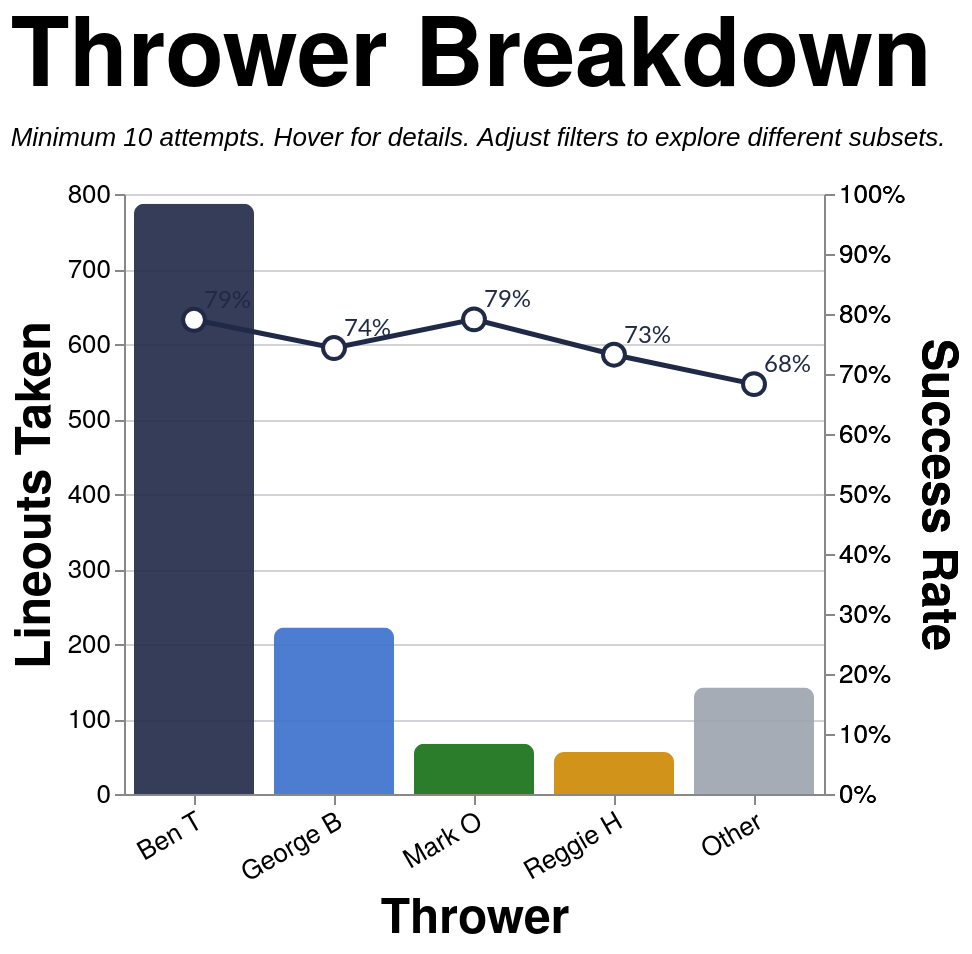

Here is the Vega-Lite specification saved for this chart:
### Vega-Lite specification from a JSON file in a GitHub repository (floating-point values rounded to 4 significant figures; data arrays with more than 128 entries replaced by an {"elided": "..."} marker saying what was removed)
{"config": {"axis": {"labelFont": "PT Sans Narrow, Helvetica Neue, Helvetica, Arial, sans-serif", "titleFont": "PT Sans Narrow, Helvetica Neue, Helvetica, Arial, sans-serif", "labelFontSize": 13, "titleFontSize": 24, "gridColor": "#202947", "gridOpacity": 0.2, "zindex": 1}, "text": {"font": "Lato, sans-serif"}, "bar": {"cornerRadiusEnd": 5}, "header": {"labelFont": "PT Sans Narrow, Helvetica Neue, Helvetica, Arial, sans-serif", "titleFont": "PT Sans Narrow, Helvetica Neue, Helvetica, Arial, sans-serif", "labelFontSize": 24, "titleFontSize": 28, "labelFontWeight": "bold", "orient": "left"}, "legend": {"labelFont": "PT Sans Narrow, Helvetica Neue, Helvetica, Arial, sans-serif", "titleFont": "PT Sans Narrow, Helvetica Neue, Helvetica, Arial, sans-serif", "labelFontSize": 14, "titleFontSize": 16, "titlePadding": 5, "fillColor": "white", "strokeColor": "black", "padding": 10, "titleFontWeight": "lighter", "titleFontStyle": "italic", "titleColor": "gray", "offset": 10}, "title": {"font": "PT Sans Narrow, Helvetica Neue, Helvetica, Arial, sans-serif", "fontSize": 48, "fontWeight": "bold", "anchor": "start", "align": "center", "titlePadding": 20, "subtitlePadding": 10, "subtitleFontSize": 13, "subtitleColor": "", "subtitleFontStyle": "italic", "offset": 15, "color": "black"}, "axisX": {"labelAngle": 0}, "facet": {"title": null, "header": null, "align": {"row": "each", "column": "each"}}, "resolve": {"scale": {"y": "independent", "facet": "independent"}}, "background": "transparent", "scale": {"offsetBandPaddingOuter": 0.2, "offsetBandPaddingInner": 0.1}, "view": {"stroke": null, "background": "transparent"}}, "layer": [{"mark": {"type": "bar", "opacity": 0.9, "size": 60}, "encoding": {"color": {"field": "thrower_tier", "legend": null, "scale": {"domain": ["Ben T", "George B", "Mark O", "Reggie H", "Other"], "range": ["#202946", "#3a6fcc", "#146f14", "#cc8800", "#9ca3af"]}, "type": "nominal"}, "stroke": {"value": "transparent"}, "tooltip": [{"field": "thrower_tier_name", "title": "Thrower", "type": "nominal"}, {"field": "attempts", "format": ",.0f", "title": "Attempts", "type": "quantitative"}, {"field": "won", "format": ",.0f", "title": "Won", "type": "quantitative"}, {"field": "success_rate", "format": ".1%", "title": "Success Rate", "type": "quantitative"}], "x": {"axis": {"labelAngle": -30}, "field": "thrower_tier", "sort": ["Ben T", "George B", "Mark O", "Reggie H", "Other"], "title": "Thrower", "type": "nominal"}, "y": {"field": "attempts", "title": "Lineouts Taken", "type": "quantitative"}}, "transform": [{"filter": "(loSquad == 'All' || datum.squad == loSquad) && (loSeason == 'All' || datum.season == loSeason) && (loGameType == 'All' || (loGameType == 'League + Cup' && (datum.game_type == 'League' || datum.game_type == 'Cup')) || (loGameType == 'League only' && datum.game_type == 'League') || datum.game_type == loGameType) && (loThrower == 'All' || datum.thrower == loThrower) && (loJumper == 'All' || datum.jumper == loJumper) && (loArea == 'All' || datum.area == loArea) && (loNumbers == 'All' || datum.numbers == loNumbers)"}, {"aggregate": [{"op": "count", "as": "attempts"}, {"op": "sum", "field": "won", "as": "won"}], "groupby": ["thrower_tier", "thrower_tier_name"]}, {"calculate": "datum.won / datum.attempts", "as": "success_rate"}]}, {"mark": {"type": "line", "point": {"fill": "white", "filled": false, "size": 120, "stroke": "#202946"}, "stroke": "#202946", "strokeWidth": 2.5}, "encoding": {"tooltip": [{"field": "thrower_tier_name", "title": "Thrower", "type": "nominal"}, {"field": "attempts", "format": ",.0f", "title": "Attempts", "type": "quantitative"}, {"field": "won", "format": ",.0f", "title": "Won", "type": "quantitative"}, {"field": "success_rate", "format": ".1%", "title": "Success Rate", "type": "quantitative"}], "x": {"axis": {"labelAngle": -30}, "field": "thrower_tier", "sort": ["Ben T", "George B", "Mark O", "Reggie H", "Other"], "title": "Thrower", "type": "nominal"}, "y": {"axis": {"format": "%", "orient": "right"}, "field": "success_rate", "scale": {"domain": [0, 1]}, "title": "Success Rate", "type": "quantitative"}}, "transform": [{"filter": "(loSquad == 'All' || datum.squad == loSquad) && (loSeason == 'All' || datum.season == loSeason) && (loGameType == 'All' || (loGameType == 'League + Cup' && (datum.game_type == 'League' || datum.game_type == 'Cup')) || (loGameType == 'League only' && datum.game_type == 'League') || datum.game_type == loGameType) && (loThrower == 'All' || datum.thrower == loThrower) && (loJumper == 'All' || datum.jumper == loJumper) && (loArea == 'All' || datum.area == loArea) && (loNumbers == 'All' || datum.numbers == loNumbers)"}, {"aggregate": [{"op": "count", "as": "attempts"}, {"op": "sum", "field": "won", "as": "won"}], "groupby": ["thrower_tier", "thrower_tier_name"]}, {"calculate": "datum.won / datum.attempts", "as": "success_rate"}]}, {"mark": {"type": "text", "align": "left", "baseline": "middle", "color": "#202946", "dx": 5, "dy": -10, "fontSize": 12}, "encoding": {"text": {"field": "success_rate", "format": ".0%", "type": "quantitative"}, "x": {"axis": {"labelAngle": -30}, "field": "thrower_tier", "sort": ["Ben T", "George B", "Mark O", "Reggie H", "Other"], "title": "Thrower", "type": "nominal"}, "y": {"axis": {"format": "%", "orient": "right"}, "field": "success_rate", "scale": {"domain": [0, 1]}, "title": "Success Rate", "type": "quantitative"}}, "transform": [{"filter": "(loSquad == 'All' || datum.squad == loSquad) && (loSeason == 'All' || datum.season == loSeason) && (loGameType == 'All' || (loGameType == 'League + Cup' && (datum.game_type == 'League' || datum.game_type == 'Cup')) || (loGameType == 'League only' && datum.game_type == 'League') || datum.game_type == loGameType) && (loThrower == 'All' || datum.thrower == loThrower) && (loJumper == 'All' || datum.jumper == loJumper) && (loArea == 'All' || datum.area == loArea) && (loNumbers == 'All' || datum.numbers == loNumbers)"}, {"aggregate": [{"op": "count", "as": "attempts"}, {"op": "sum", "field": "won", "as": "won"}], "groupby": ["thrower_tier", "thrower_tier_name"]}, {"calculate": "datum.won / datum.attempts", "as": "success_rate"}]}], "data": {"name": "data-20c29dadef4fc5ac33009a2db348c5bb"}, "height": 300, "params": [{"name": "loSquad", "value": "All"}, {"name": "loSeason", "value": "All"}, {"name": "loGameType", "value": "All"}, {"name": "loThrower", "value": "All"}, {"name": "loJumper", "value": "All"}, {"name": "loArea", "value": "All"}, {"name": "loNumbers", "value": "All"}], "resolve": {"scale": {"y": "independent"}}, "title": {"text": "Thrower Breakdown", "subtitle": "Minimum 10 attempts. Hover for details. Adjust filters to explore different subsets."}, "width": {"step": 70}, "$schema": "https://vega.github.io/schema/vega-lite/v5.20.1.json", "datasets": {"data-20c29dadef4fc5ac33009a2db348c5bb": {"elided": "1274 records"}}}
